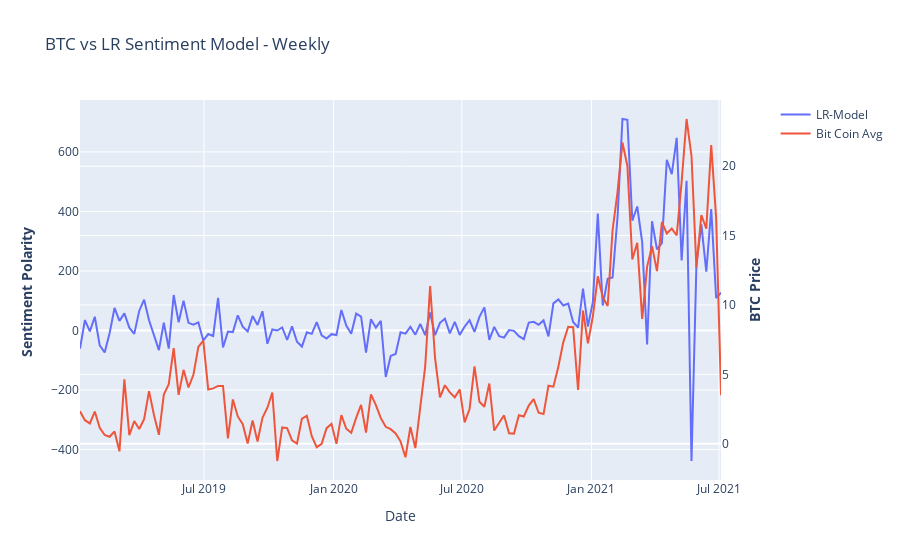

Notebook code cell kept with this figure:
### Code cell
dchunk='w'
a=c1.resample(dchunk).sum().polarity
btc_price=pd.read_csv(r"C:\Users\Ben\Desktop\Diplomatiki\CryptoSent\Datasets\other\coin_Bitcoin.csv")
btc_price.Date=pd.to_datetime(btc_price.Date)
btc_price=btc_price.set_index('Date')
btc_price['avg_price']=(btc_price.High+btc_price.Low)/2

btc_price_avg=btc_price.resample(dchunk).mean().loc['2019':'2021-06']['avg_price']

# Create figure with secondary y-axis
fig = make_subplots(specs=[[{"secondary_y": True}]])

# Add traces
fig.add_trace(
    go.Scatter(x=a.index, y=a, name="LR-Model"),
    secondary_y=False,
)

fig.add_trace(
    go.Scatter(x=df.resample(dchunk).sum().index, y=df.resample(dchunk).sum().polarity2, name="Bit Coin Avg"),
    secondary_y=True,
)

# Add figure title
fig.update_layout(
    title_text="BTC vs LR Sentiment Model - Weekly"
)

# Set x-axis title
fig.update_xaxes(title_text="Date")

# Set y-axes titles
fig.update_yaxes(title_text="<b>Sentiment Polarity </b>", secondary_y=False)
fig.update_yaxes(title_text="<b>BTC Price</b>", secondary_y=True)

fig.show()

### Figure 1 — Plotly figure (JSON) as saved in the notebook; plotly's stock layout.template omitted (floating-point values rounded to 4 significant figures; data arrays with more than 128 entries replaced by an {"elided": "..."} marker saying what was removed)
{"data": [{"name": "LR-Model", "type": "scatter", "x": {"elided": "131 str values"}, "xaxis": "x", "y": {"elided": "131 float values"}, "yaxis": "y"}, {"name": "Bit Coin Avg", "type": "scatter", "x": {"elided": "131 str values"}, "xaxis": "x", "y": {"elided": "131 float values"}, "yaxis": "y2"}], "layout": {"title": {"text": "BTC vs LR Sentiment Model - Weekly"}, "xaxis": {"anchor": "y", "domain": [0.0, 0.94], "title": {"text": "Date"}}, "yaxis": {"anchor": "x", "domain": [0.0, 1.0], "title": {"text": "<b>Sentiment Polarity </b>"}}, "yaxis2": {"anchor": "x", "overlaying": "y", "side": "right", "title": {"text": "<b>BTC Price</b>"}}}}
